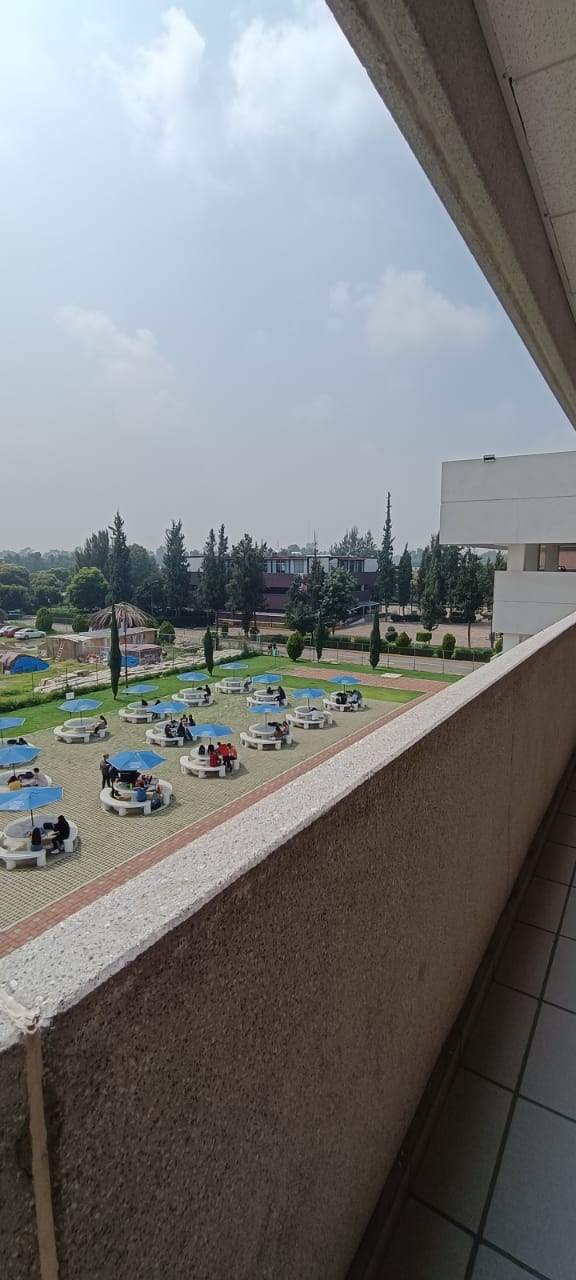
#> input picture códigos Practica 1/OP1_4.jpg, 576 x 1280 px
$ python operlogicas.py
#> lines starting #> are read from the running program, lines starting #| are printed output that depends on the picture
import cv2
import numpy as np

# Cargar dos imágenes
img1 = cv2.imread('OP1_4.jpg')
#> img1 is the input picture: shape (1280, 576, 3); mean B, G, R 122, 121.8, 119.8
img2 = cv2.imread('OP1_1.jpg')
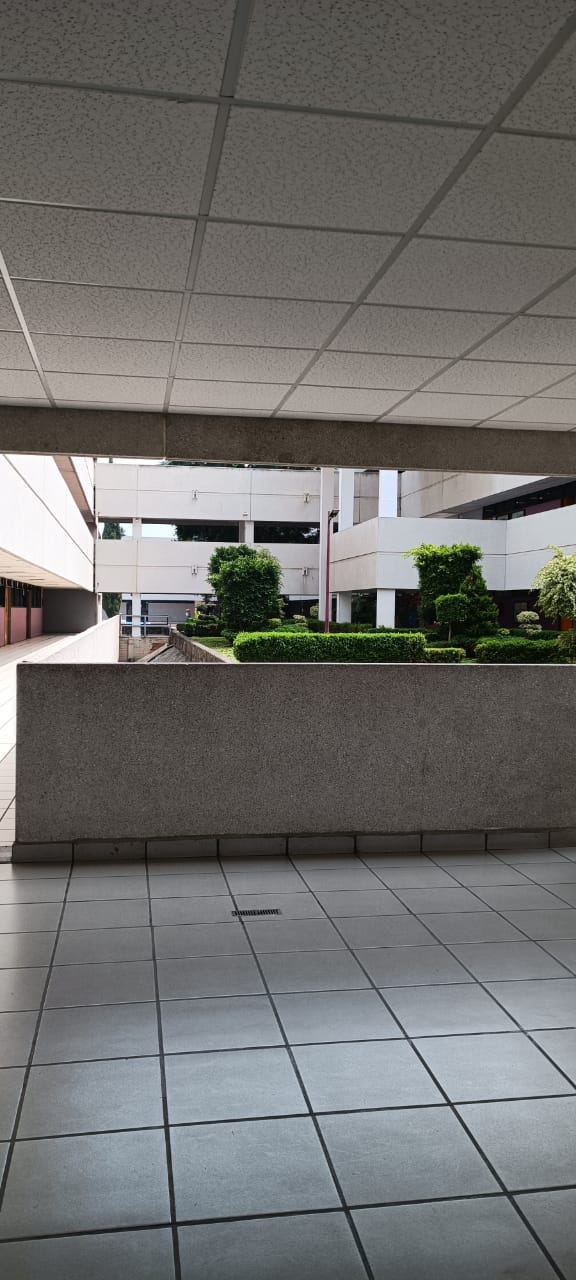
#> input picture códigos Practica 1/OP1_1.jpg, 576 x 1280 px
#> img2 is the input picture: shape (1280, 576, 3); mean B, G, R 108.5, 110.4, 111

# Asegurarse de que las imágenes tengan el mismo tamaño
img1 = cv2.resize(img1, (500, 500))
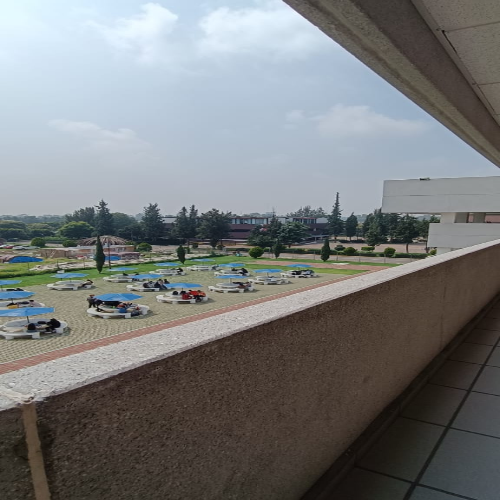
#> img1: shape (500, 500, 3); mean B, G, R 121.9, 121.7, 119.7
img2 = cv2.resize(img2, (500, 500))
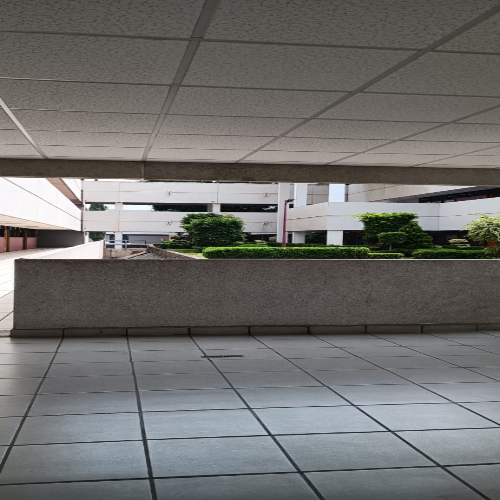
#> img2: shape (500, 500, 3); mean B, G, R 108.4, 110.3, 110.9

# Operaciones lógicas
and_img = cv2.bitwise_and(img1, img2)
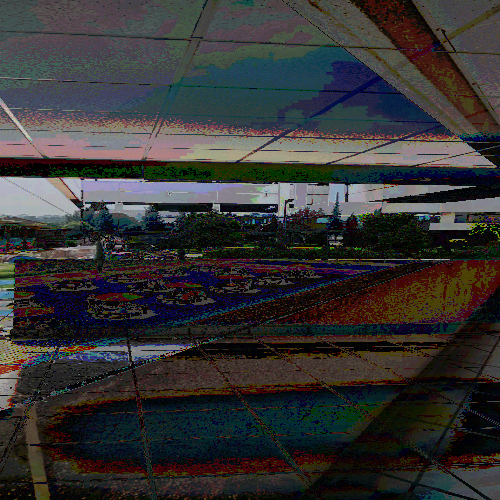
#> and_img: shape (500, 500, 3); mean B, G, R 51.3, 51.7, 52.9
or_img = cv2.bitwise_or(img1, img2)
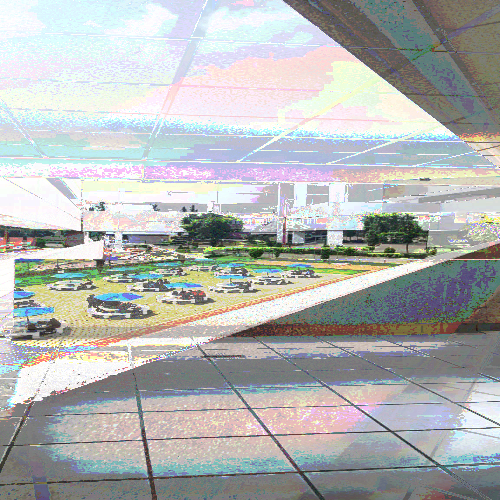
#> or_img: shape (500, 500, 3); mean B, G, R 179, 180.3, 177.8
xor_img = cv2.bitwise_xor(img1, img2)
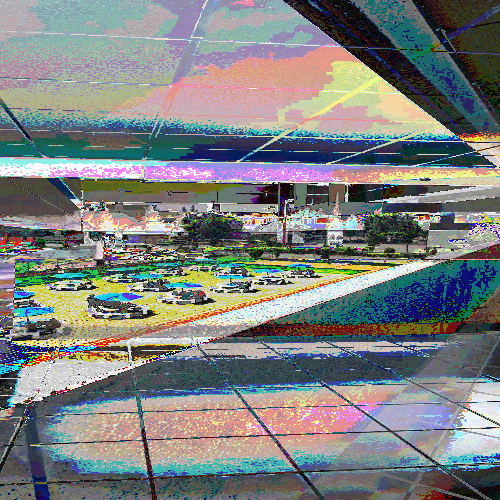
#> xor_img: shape (500, 500, 3); mean B, G, R 127.7, 128.7, 124.9

# Mostrar resultados
img3 = cv2.resize(and_img, (500, 500))
img4 = cv2.resize(or_img, (500, 500))
img5 = cv2.resize(xor_img, (500, 500))
cv2.imshow('Imagen AND', img3)
cv2.imshow('Imagen OR', img4)
cv2.imshow('Imagen XOR', img5)
cv2.waitKey(0)
cv2.destroyAllWindows()
